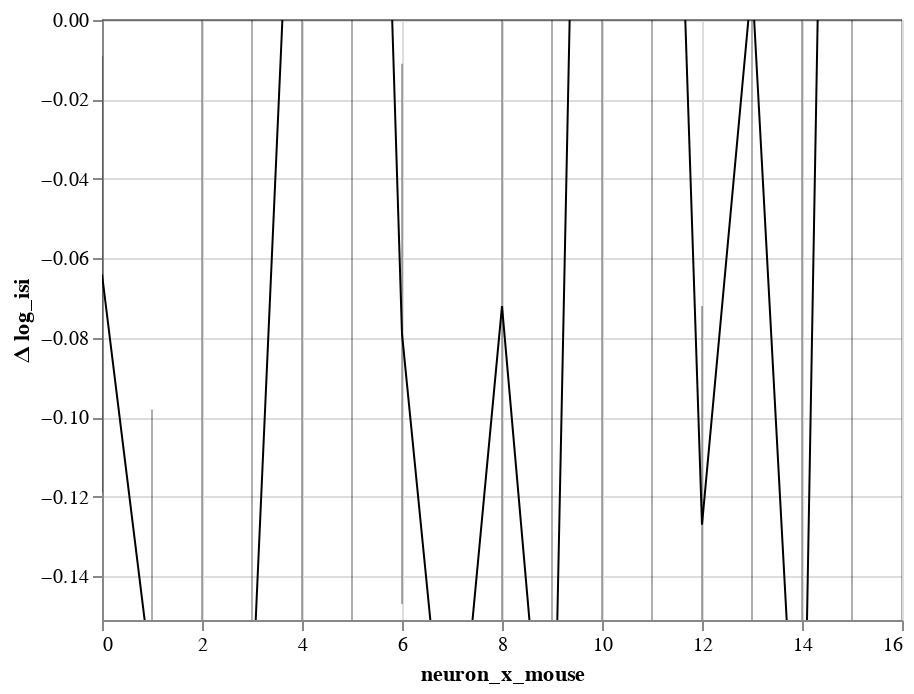

Notebook code for this chart:
### Code cell
bw.plot(x='neuron_x_mouse:O').display()

### Figure 1 — Vega-Lite specification as saved in the notebook (floating-point values rounded to 4 significant figures)
{"config": {"view": {"continuousWidth": 400, "continuousHeight": 300}}, "layer": [{"mark": {"type": "rule", "clip": true, "opacity": 0.4, "size": 0.8}, "encoding": {"x": {"type": "quantitative", "field": "neuron_x_mouse"}, "y": {"type": "quantitative", "axis": {"orient": "left", "title": ""}, "field": "lower interval", "scale": {"domain": [-0.151, 0], "zero": true}}, "y2": {"field": "higher interval"}}}, {"mark": {"type": "line", "clip": true, "color": "black", "fill": null, "point": false, "size": 1}, "encoding": {"x": {"type": "quantitative", "field": "neuron_x_mouse"}, "y": {"type": "quantitative", "aggregate": "mean", "axis": {"orient": "left"}, "field": "center interval", "scale": {"domain": [-0.151, 0], "zero": true}, "title": "Δ log_isi"}}}, {"mark": {"type": "line", "color": "black", "opacity": 1, "size": 0.5}, "encoding": {"x": {"type": "quantitative", "field": "neuron_x_mouse"}, "y": {"type": "quantitative", "axis": {"orient": "left", "title": ""}, "field": "zero", "scale": {"domain": [-0.151, 0], "zero": true}}}}], "data": {"name": "data-b331edad0771b3c905c1835e79bf46dd"}, "$schema": "https://vega.github.io/schema/vega-lite/v4.8.1.json", "datasets": {"data-b331edad0771b3c905c1835e79bf46dd": [{"neuron_x_mouse": 0, "center interval": -0.064, "Std.Err.": 0.028, "z": -2.261, "p": 0.024, "higher interval": -0.119, "lower interval": -0.009, "zero": 0}, {"neuron_x_mouse": 6, "center interval": -0.079, "Std.Err.": 0.035, "z": -2.283, "p": 0.022, "higher interval": -0.147, "lower interval": -0.011, "zero": 0}, {"neuron_x_mouse": 12, "center interval": -0.127, "Std.Err.": 0.028, "z": -4.501, "p": 0.0, "higher interval": -0.183, "lower interval": -0.072, "zero": 0}, {"neuron_x_mouse": 1, "center interval": -0.166, "Std.Err.": 0.035, "z": -4.784, "p": 0.0, "higher interval": -0.233, "lower interval": -0.098, "zero": 0}, {"neuron_x_mouse": 7, "center interval": -0.206, "Std.Err.": 0.028, "z": -7.286, "p": 0.0, "higher interval": -0.261, "lower interval": -0.151, "zero": 0}, {"neuron_x_mouse": 13, "center interval": 0.01, "Std.Err.": 0.159, "z": 0.063, "p": 0.95, "higher interval": -0.301, "lower interval": 0.321, "zero": 0}, {"neuron_x_mouse": 2, "center interval": -0.253, "Std.Err.": 0.157, "z": -1.609, "p": 0.108, "higher interval": -0.562, "lower interval": 0.055, "zero": 0}, {"neuron_x_mouse": 8, "center interval": -0.072, "Std.Err.": 0.159, "z": -0.456, "p": 0.649, "higher interval": -0.383, "lower interval": 0.239, "zero": 0}, {"neuron_x_mouse": 14, "center interval": -0.222, "Std.Err.": 0.157, "z": -1.412, "p": 0.158, "higher interval": -0.531, "lower interval": 0.086, "zero": 0}, {"neuron_x_mouse": 3, "center interval": -0.172, "Std.Err.": 0.159, "z": -1.084, "p": 0.278, "higher interval": -0.483, "lower interval": 0.139, "zero": 0}, {"neuron_x_mouse": 9, "center interval": -0.216, "Std.Err.": 0.157, "z": -1.373, "p": 0.17, "higher interval": -0.525, "lower interval": 0.092, "zero": 0}, {"neuron_x_mouse": 15, "center interval": 0.487, "Std.Err.": 299800.0, "z": 0.0, "p": 1.0, "higher interval": -587600.0, "lower interval": 587600.0, "zero": 0}, {"neuron_x_mouse": 4, "center interval": 0.111, "Std.Err.": 299800.0, "z": 0.0, "p": 1.0, "higher interval": -587600.0, "lower interval": 587600.0, "zero": 0}, {"neuron_x_mouse": 10, "center interval": 0.396, "Std.Err.": 299800.0, "z": 0.0, "p": 1.0, "higher interval": -587600.0, "lower interval": 587600.0, "zero": 0}, {"neuron_x_mouse": 16, "center interval": 0.214, "Std.Err.": 299800.0, "z": 0.0, "p": 1.0, "higher interval": -587600.0, "lower interval": 587600.0, "zero": 0}, {"neuron_x_mouse": 5, "center interval": 0.324, "Std.Err.": 299800.0, "z": 0.0, "p": 1.0, "higher interval": -587600.0, "lower interval": 587600.0, "zero": 0}, {"neuron_x_mouse": 11, "center interval": 0.253, "Std.Err.": 299800.0, "z": 0.0, "p": 1.0, "higher interval": -587600.0, "lower interval": 587600.0, "zero": 0}]}}
